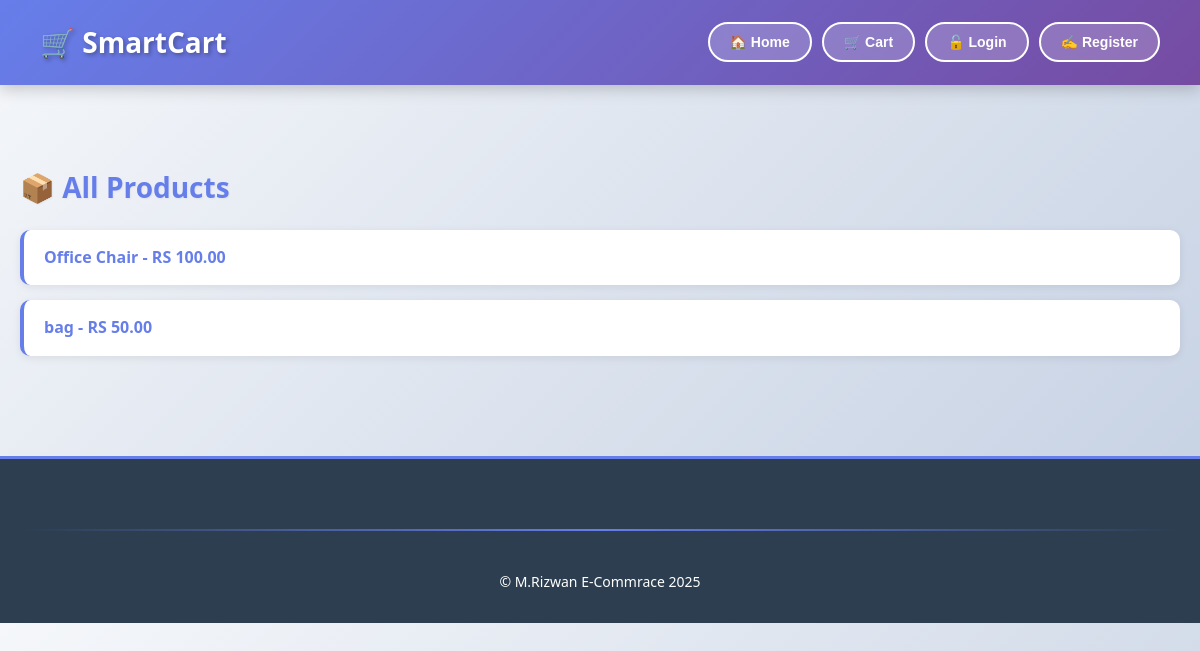
The page / on the database its author committed.
### store/models.py (models this page shows, shortened)
class Product(TimeStampedModel):
    name = models.CharField(max_length=200)
    price = models.DecimalField(max_digits=10, decimal_places=2)
    categories = models.ManyToManyField(Category)
    description = models.TextField()

### store/views.py (the view, shortened to what this page needs)
# urls.py: path('', ProductListView.as_view(), name="home"),
class ProductListView(ListView):
    model = Product
    template_name = "store/home.html"
    context_object_name = "products"
    def get_context_data(self, **kwargs):
        context = super().get_context_data(**kwargs)
        return context

### ai_engine/tracking.py (called while the page is built, shortened)
    def __call__(self, request):
        response = self.get_response(request)
        return response

### templates/store/home.html (shortened to what this page needs)
{% extends "base.html" %}
{% block content %}
<div class="container">
    <h2>📦 All Products</h2>
    {% if products %}
    <div class="products-list">
        {% for product in products %}
            <p>
                <a href="{% url 'product_detail' product.id %}">
                    {{product.name}} <strong>- RS {{product.price}}</strong>
                </a>
            </p>
        {% endfor %}
    </div>
    {% else %}
    <p style="text-align: center; padding: 40px; color: #999;">
        <strong>No products available yet</strong>
    </p>
    {% endif %}
</div>
{% endblock content %}

### static/css/style.css (style rules this page uses)
* { margin: 0; padding: 0; box-sizing: border-box; }
body { font-family: 'Segoe UI', Tahoma, Geneva, Verdana, sans-serif; background: linear-gradient(135deg, #f5f7fa 0%, #c3cfe2 100%); color: #333; line-height: 1.6; }
.container { max-width: 1200px; margin: 0 auto; padding: 40px 20px; }
h2 { font-size: 28px; color: #667eea; margin: 40px 0 20px; font-weight: 700; text-shadow: 1px 1px 2px rgba(0, 0, 0, 0.05); }
.products-list { display: flex; flex-direction: column; gap: 15px; }
.products-list p, .product-list p { margin: 0; }
.products-list a, .product-list a { text-decoration: none; }
.products-list p, .product-list p { background: white; padding: 15px 20px; border-radius: 10px; border-left: 4px solid #667eea; box-shadow: 0 2px 8px rgba(0, 0, 0, 0.08); transition: all 0.3s ease; }
.products-list a, .product-list a { color: #667eea; font-weight: 600; }
a { color: #667eea; text-decoration: none; font-weight: 600; transition: color 0.3s ease; }

### rows shown on the page
Product: name "Office Chair", price "100.00"
Product: name "bag", price "50.00"
